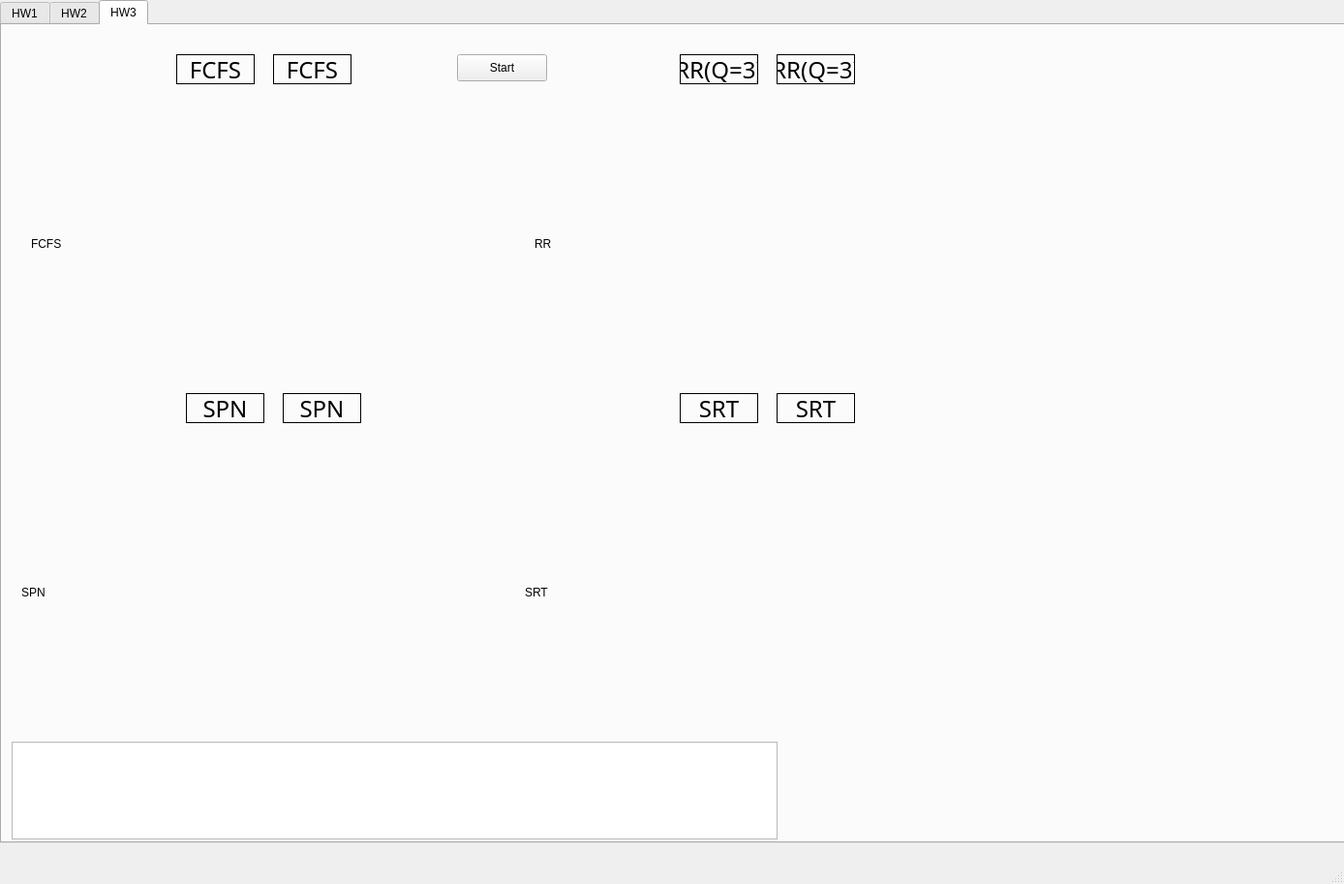
<?xml version="1.0" encoding="UTF-8"?>
<ui version="4.0">
 <class>MainWindow</class>
 <widget class="QMainWindow" name="MainWindow">
  <property name="geometry">
   <rect>
    <x>0</x>
    <y>0</y>
    <width>1388</width>
    <height>913</height>
   </rect>
  </property>
  <property name="windowTitle">
   <string>MainWindow</string>
  </property>
  <widget class="QWidget" name="centralwidget">
   <widget class="QTabWidget" name="tabWidget">
    <property name="geometry">
     <rect>
      <x>0</x>
      <y>0</y>
      <width>1481</width>
      <height>871</height>
     </rect>
    </property>
    <property name="currentIndex">
     <number>2</number>
    </property>
    <widget class="QWidget" name="tab">
     <attribute name="title">
      <string>HW1</string>
     </attribute>
     <widget class="QLabel" name="label_PCB_Table">
      <property name="enabled">
       <bool>true</bool>
      </property>
      <property name="geometry">
       <rect>
        <x>20</x>
        <y>140</y>
        <width>701</width>
        <height>501</height>
       </rect>
      </property>
      <property name="text">
       <string>PCB_Table</string>
      </property>
     </widget>
     <widget class="QLabel" name="label_SJF_Gantt">
      <property name="geometry">
       <rect>
        <x>730</x>
        <y>140</y>
        <width>631</width>
        <height>501</height>
       </rect>
      </property>
      <property name="text">
       <string>SJF_Gantt</string>
      </property>
     </widget>
     <widget class="QTextEdit" name="textEdit">
      <property name="geometry">
       <rect>
        <x>10</x>
        <y>740</y>
        <width>791</width>
        <height>101</height>
       </rect>
      </property>
     </widget>
     <widget class="QWidget" name="layoutWidget">
      <property name="geometry">
       <rect>
        <x>220</x>
        <y>20</y>
        <width>407</width>
        <height>30</height>
       </rect>
      </property>
      <layout class="QHBoxLayout" name="horizontalLayout_2">
       <item>
        <widget class="QPushButton" name="Button_collect_thread_info">
         <property name="text">
          <string>獲取排程資訊</string>
         </property>
        </widget>
       </item>
       <item>
        <widget class="QPushButton" name="Button_download_csv">
         <property name="text">
          <string>下載資訊</string>
         </property>
        </widget>
       </item>
       <item>
        <widget class="QPushButton" name="Button_generate_sjf_and_pcb">
         <property name="text">
          <string>生成圖表</string>
         </property>
        </widget>
       </item>
       <item>
        <widget class="QPushButton" name="Button_test_value">
         <property name="text">
          <string>使用模擬資料</string>
         </property>
        </widget>
       </item>
      </layout>
     </widget>
    </widget>
    <widget class="QWidget" name="tab_2">
     <attribute name="title">
      <string>HW2</string>
     </attribute>
     <widget class="QTextEdit" name="textEdit_2">
      <property name="geometry">
       <rect>
        <x>10</x>
        <y>740</y>
        <width>791</width>
        <height>101</height>
       </rect>
      </property>
     </widget>
     <widget class="QLabel" name="label_New">
      <property name="geometry">
       <rect>
        <x>380</x>
        <y>110</y>
        <width>81</width>
        <height>31</height>
       </rect>
      </property>
      <property name="font">
       <font>
        <family>Agency FB</family>
        <pointsize>18</pointsize>
       </font>
      </property>
      <property name="autoFillBackground">
       <bool>false</bool>
      </property>
      <property name="styleSheet">
       <string notr="true">QLabel {
    border: 1px solid black;
}
</string>
      </property>
      <property name="lineWidth">
       <number>1</number>
      </property>
      <property name="midLineWidth">
       <number>0</number>
      </property>
      <property name="text">
       <string>新建</string>
      </property>
      <property name="alignment">
       <set>Qt::AlignCenter</set>
      </property>
      <property name="wordWrap">
       <bool>false</bool>
      </property>
      <property name="margin">
       <number>0</number>
      </property>
      <property name="indent">
       <number>1</number>
      </property>
     </widget>
     <widget class="QLabel" name="label_Ready_Suspended">
      <property name="geometry">
       <rect>
        <x>230</x>
        <y>230</y>
        <width>121</width>
        <height>31</height>
       </rect>
      </property>
      <property name="font">
       <font>
        <family>Agency FB</family>
        <pointsize>12</pointsize>
       </font>
      </property>
      <property name="autoFillBackground">
       <bool>false</bool>
      </property>
      <property name="styleSheet">
       <string notr="true">QLabel {
    border: 1px solid black;
}
</string>
      </property>
      <property name="lineWidth">
       <number>1</number>
      </property>
      <property name="midLineWidth">
       <number>0</number>
      </property>
      <property name="text">
       <string>備妥/暫停</string>
      </property>
      <property name="alignment">
       <set>Qt::AlignCenter</set>
      </property>
      <property name="wordWrap">
       <bool>false</bool>
      </property>
      <property name="margin">
       <number>0</number>
      </property>
      <property name="indent">
       <number>1</number>
      </property>
     </widget>
     <widget class="QLabel" name="label_Ready">
      <property name="geometry">
       <rect>
        <x>510</x>
        <y>230</y>
        <width>81</width>
        <height>31</height>
       </rect>
      </property>
      <property name="font">
       <font>
        <family>Agency FB</family>
        <pointsize>18</pointsize>
       </font>
      </property>
      <property name="autoFillBackground">
       <bool>false</bool>
      </property>
      <property name="styleSheet">
       <string notr="true">QLabel {
    border: 1px solid black;
}
</string>
      </property>
      <property name="lineWidth">
       <number>1</number>
      </property>
      <property name="midLineWidth">
       <number>0</number>
      </property>
      <property name="text">
       <string>備妥</string>
      </property>
      <property name="alignment">
       <set>Qt::AlignCenter</set>
      </property>
      <property name="wordWrap">
       <bool>false</bool>
      </property>
      <property name="margin">
       <number>0</number>
      </property>
      <property name="indent">
       <number>1</number>
      </property>
     </widget>
     <widget class="QLabel" name="label_Waiting_Suspended">
      <property name="geometry">
       <rect>
        <x>250</x>
        <y>430</y>
        <width>81</width>
        <height>31</height>
       </rect>
      </property>
      <property name="font">
       <font>
        <family>Agency FB</family>
        <pointsize>12</pointsize>
       </font>
      </property>
      <property name="autoFillBackground">
       <bool>false</bool>
      </property>
      <property name="styleSheet">
       <string notr="true">QLabel {
    border: 1px solid black;
}
</string>
      </property>
      <property name="lineWidth">
       <number>1</number>
      </property>
      <property name="midLineWidth">
       <number>0</number>
      </property>
      <property name="text">
       <string>懸置/暫停</string>
      </property>
      <property name="alignment">
       <set>Qt::AlignCenter</set>
      </property>
      <property name="wordWrap">
       <bool>false</bool>
      </property>
      <property name="margin">
       <number>0</number>
      </property>
      <property name="indent">
       <number>1</number>
      </property>
     </widget>
     <widget class="QLabel" name="label_Waiting">
      <property name="geometry">
       <rect>
        <x>510</x>
        <y>430</y>
        <width>81</width>
        <height>31</height>
       </rect>
      </property>
      <property name="font">
       <font>
        <family>Agency FB</family>
        <pointsize>18</pointsize>
       </font>
      </property>
      <property name="autoFillBackground">
       <bool>false</bool>
      </property>
      <property name="styleSheet">
       <string notr="true">QLabel {
    border: 1px solid black;
}
</string>
      </property>
      <property name="lineWidth">
       <number>1</number>
      </property>
      <property name="midLineWidth">
       <number>0</number>
      </property>
      <property name="text">
       <string>懸置</string>
      </property>
      <property name="alignment">
       <set>Qt::AlignCenter</set>
      </property>
      <property name="wordWrap">
       <bool>false</bool>
      </property>
      <property name="margin">
       <number>0</number>
      </property>
      <property name="indent">
       <number>1</number>
      </property>
     </widget>
     <widget class="QLabel" name="label_Running">
      <property name="geometry">
       <rect>
        <x>750</x>
        <y>230</y>
        <width>81</width>
        <height>31</height>
       </rect>
      </property>
      <property name="font">
       <font>
        <family>Agency FB</family>
        <pointsize>18</pointsize>
       </font>
      </property>
      <property name="autoFillBackground">
       <bool>false</bool>
      </property>
      <property name="styleSheet">
       <string notr="true">QLabel {
    border: 1px solid black;
}
</string>
      </property>
      <property name="lineWidth">
       <number>1</number>
      </property>
      <property name="midLineWidth">
       <number>0</number>
      </property>
      <property name="text">
       <string>執行中</string>
      </property>
      <property name="alignment">
       <set>Qt::AlignCenter</set>
      </property>
      <property name="wordWrap">
       <bool>false</bool>
      </property>
      <property name="margin">
       <number>0</number>
      </property>
      <property name="indent">
       <number>1</number>
      </property>
     </widget>
     <widget class="QLabel" name="label_Completed">
      <property name="geometry">
       <rect>
        <x>900</x>
        <y>230</y>
        <width>171</width>
        <height>31</height>
       </rect>
      </property>
      <property name="font">
       <font>
        <family>Agency FB</family>
        <pointsize>18</pointsize>
       </font>
      </property>
      <property name="autoFillBackground">
       <bool>false</bool>
      </property>
      <property name="styleSheet">
       <string notr="true">QLabel {
    border: 1px solid black;
}
</string>
      </property>
      <property name="lineWidth">
       <number>1</number>
      </property>
      <property name="midLineWidth">
       <number>0</number>
      </property>
      <property name="text">
       <string>離開</string>
      </property>
      <property name="alignment">
       <set>Qt::AlignCenter</set>
      </property>
      <property name="wordWrap">
       <bool>false</bool>
      </property>
      <property name="margin">
       <number>0</number>
      </property>
      <property name="indent">
       <number>1</number>
      </property>
     </widget>
     <widget class="QPushButton" name="Button_Start">
      <property name="geometry">
       <rect>
        <x>40</x>
        <y>50</y>
        <width>75</width>
        <height>23</height>
       </rect>
      </property>
      <property name="text">
       <string>Start</string>
      </property>
     </widget>
     <widget class="QLabel" name="label_New_2">
      <property name="geometry">
       <rect>
        <x>380</x>
        <y>70</y>
        <width>81</width>
        <height>31</height>
       </rect>
      </property>
      <property name="font">
       <font>
        <family>Agency FB</family>
        <pointsize>18</pointsize>
       </font>
      </property>
      <property name="autoFillBackground">
       <bool>false</bool>
      </property>
      <property name="styleSheet">
       <string notr="true">QLabel {
    border: 1px solid black;
}
</string>
      </property>
      <property name="lineWidth">
       <number>1</number>
      </property>
      <property name="midLineWidth">
       <number>0</number>
      </property>
      <property name="text">
       <string>新建</string>
      </property>
      <property name="alignment">
       <set>Qt::AlignCenter</set>
      </property>
      <property name="wordWrap">
       <bool>false</bool>
      </property>
      <property name="margin">
       <number>0</number>
      </property>
      <property name="indent">
       <number>1</number>
      </property>
     </widget>
     <widget class="QLabel" name="label_Ready_Suspended_2">
      <property name="geometry">
       <rect>
        <x>250</x>
        <y>190</y>
        <width>81</width>
        <height>31</height>
       </rect>
      </property>
      <property name="font">
       <font>
        <family>Agency FB</family>
        <pointsize>12</pointsize>
       </font>
      </property>
      <property name="autoFillBackground">
       <bool>false</bool>
      </property>
      <property name="styleSheet">
       <string notr="true">QLabel {
    border: 1px solid black;
}
</string>
      </property>
      <property name="lineWidth">
       <number>1</number>
      </property>
      <property name="midLineWidth">
       <number>0</number>
      </property>
      <property name="text">
       <string>備妥/暫停</string>
      </property>
      <property name="alignment">
       <set>Qt::AlignCenter</set>
      </property>
      <property name="wordWrap">
       <bool>false</bool>
      </property>
      <property name="margin">
       <number>0</number>
      </property>
      <property name="indent">
       <number>1</number>
      </property>
     </widget>
     <widget class="QLabel" name="label_Ready_2">
      <property name="geometry">
       <rect>
        <x>510</x>
        <y>190</y>
        <width>81</width>
        <height>31</height>
       </rect>
      </property>
      <property name="font">
       <font>
        <family>Agency FB</family>
        <pointsize>18</pointsize>
       </font>
      </property>
      <property name="autoFillBackground">
       <bool>false</bool>
      </property>
      <property name="styleSheet">
       <string notr="true">QLabel {
    border: 1px solid black;
}
</string>
      </property>
      <property name="lineWidth">
       <number>1</number>
      </property>
      <property name="midLineWidth">
       <number>0</number>
      </property>
      <property name="text">
       <string>備妥</string>
      </property>
      <property name="alignment">
       <set>Qt::AlignCenter</set>
      </property>
      <property name="wordWrap">
       <bool>false</bool>
      </property>
      <property name="margin">
       <number>0</number>
      </property>
      <property name="indent">
       <number>1</number>
      </property>
     </widget>
     <widget class="QLabel" name="label_Running_2">
      <property name="geometry">
       <rect>
        <x>750</x>
        <y>190</y>
        <width>81</width>
        <height>31</height>
       </rect>
      </property>
      <property name="font">
       <font>
        <family>Agency FB</family>
        <pointsize>18</pointsize>
       </font>
      </property>
      <property name="autoFillBackground">
       <bool>false</bool>
      </property>
      <property name="styleSheet">
       <string notr="true">QLabel {
    border: 1px solid black;
}
</string>
      </property>
      <property name="lineWidth">
       <number>1</number>
      </property>
      <property name="midLineWidth">
       <number>0</number>
      </property>
      <property name="text">
       <string>執行中</string>
      </property>
      <property name="alignment">
       <set>Qt::AlignCenter</set>
      </property>
      <property name="wordWrap">
       <bool>false</bool>
      </property>
      <property name="margin">
       <number>0</number>
      </property>
      <property name="indent">
       <number>1</number>
      </property>
     </widget>
     <widget class="QLabel" name="label_Completed_2">
      <property name="geometry">
       <rect>
        <x>940</x>
        <y>190</y>
        <width>81</width>
        <height>31</height>
       </rect>
      </property>
      <property name="font">
       <font>
        <family>Agency FB</family>
        <pointsize>18</pointsize>
       </font>
      </property>
      <property name="autoFillBackground">
       <bool>false</bool>
      </property>
      <property name="styleSheet">
       <string notr="true">QLabel {
    border: 1px solid black;
}
</string>
      </property>
      <property name="lineWidth">
       <number>1</number>
      </property>
      <property name="midLineWidth">
       <number>0</number>
      </property>
      <property name="text">
       <string>離開</string>
      </property>
      <property name="alignment">
       <set>Qt::AlignCenter</set>
      </property>
      <property name="wordWrap">
       <bool>false</bool>
      </property>
      <property name="margin">
       <number>0</number>
      </property>
      <property name="indent">
       <number>1</number>
      </property>
     </widget>
     <widget class="QLabel" name="label_Waiting_Suspended_2">
      <property name="geometry">
       <rect>
        <x>250</x>
        <y>390</y>
        <width>81</width>
        <height>31</height>
       </rect>
      </property>
      <property name="font">
       <font>
        <family>Agency FB</family>
        <pointsize>12</pointsize>
       </font>
      </property>
      <property name="autoFillBackground">
       <bool>false</bool>
      </property>
      <property name="styleSheet">
       <string notr="true">QLabel {
    border: 1px solid black;
}
</string>
      </property>
      <property name="lineWidth">
       <number>1</number>
      </property>
      <property name="midLineWidth">
       <number>0</number>
      </property>
      <property name="text">
       <string>懸置/暫停</string>
      </property>
      <property name="alignment">
       <set>Qt::AlignCenter</set>
      </property>
      <property name="wordWrap">
       <bool>false</bool>
      </property>
      <property name="margin">
       <number>0</number>
      </property>
      <property name="indent">
       <number>1</number>
      </property>
     </widget>
     <widget class="QLabel" name="label_Waiting_2">
      <property name="geometry">
       <rect>
        <x>510</x>
        <y>390</y>
        <width>81</width>
        <height>31</height>
       </rect>
      </property>
      <property name="font">
       <font>
        <family>Agency FB</family>
        <pointsize>18</pointsize>
       </font>
      </property>
      <property name="autoFillBackground">
       <bool>false</bool>
      </property>
      <property name="styleSheet">
       <string notr="true">QLabel {
    border: 1px solid black;
}
</string>
      </property>
      <property name="lineWidth">
       <number>1</number>
      </property>
      <property name="midLineWidth">
       <number>0</number>
      </property>
      <property name="text">
       <string>懸置</string>
      </property>
      <property name="alignment">
       <set>Qt::AlignCenter</set>
      </property>
      <property name="wordWrap">
       <bool>false</bool>
      </property>
      <property name="margin">
       <number>0</number>
      </property>
      <property name="indent">
       <number>1</number>
      </property>
     </widget>
     <widget class="QLabel" name="label_Time_2">
      <property name="geometry">
       <rect>
        <x>200</x>
        <y>60</y>
        <width>81</width>
        <height>31</height>
       </rect>
      </property>
      <property name="font">
       <font>
        <family>Agency FB</family>
        <pointsize>18</pointsize>
       </font>
      </property>
      <property name="autoFillBackground">
       <bool>false</bool>
      </property>
      <property name="styleSheet">
       <string notr="true">QLabel {
    border: 1px solid black;
}
</string>
      </property>
      <property name="lineWidth">
       <number>1</number>
      </property>
      <property name="midLineWidth">
       <number>0</number>
      </property>
      <property name="text">
       <string>Time</string>
      </property>
      <property name="alignment">
       <set>Qt::AlignCenter</set>
      </property>
      <property name="wordWrap">
       <bool>false</bool>
      </property>
      <property name="margin">
       <number>0</number>
      </property>
      <property name="indent">
       <number>1</number>
      </property>
     </widget>
     <widget class="QLabel" name="label_Time">
      <property name="geometry">
       <rect>
        <x>200</x>
        <y>100</y>
        <width>81</width>
        <height>31</height>
       </rect>
      </property>
      <property name="font">
       <font>
        <family>Agency FB</family>
        <pointsize>18</pointsize>
       </font>
      </property>
      <property name="autoFillBackground">
       <bool>false</bool>
      </property>
      <property name="styleSheet">
       <string notr="true">QLabel {
    border: 1px solid black;
}
</string>
      </property>
      <property name="lineWidth">
       <number>1</number>
      </property>
      <property name="midLineWidth">
       <number>0</number>
      </property>
      <property name="text">
       <string>Time</string>
      </property>
      <property name="alignment">
       <set>Qt::AlignCenter</set>
      </property>
      <property name="wordWrap">
       <bool>false</bool>
      </property>
      <property name="margin">
       <number>0</number>
      </property>
      <property name="indent">
       <number>1</number>
      </property>
     </widget>
    </widget>
    <widget class="QWidget" name="tab_3">
     <attribute name="title">
      <string>HW3</string>
     </attribute>
     <widget class="QTextEdit" name="textEdit_3">
      <property name="geometry">
       <rect>
        <x>10</x>
        <y>740</y>
        <width>791</width>
        <height>101</height>
       </rect>
      </property>
     </widget>
     <widget class="QLabel" name="label_FCFS2">
      <property name="geometry">
       <rect>
        <x>180</x>
        <y>30</y>
        <width>81</width>
        <height>31</height>
       </rect>
      </property>
      <property name="font">
       <font>
        <family>Agency FB</family>
        <pointsize>18</pointsize>
       </font>
      </property>
      <property name="autoFillBackground">
       <bool>false</bool>
      </property>
      <property name="styleSheet">
       <string notr="true">QLabel {
    border: 1px solid black;
}
</string>
      </property>
      <property name="lineWidth">
       <number>1</number>
      </property>
      <property name="midLineWidth">
       <number>0</number>
      </property>
      <property name="text">
       <string>FCFS</string>
      </property>
      <property name="alignment">
       <set>Qt::AlignCenter</set>
      </property>
      <property name="wordWrap">
       <bool>false</bool>
      </property>
      <property name="margin">
       <number>0</number>
      </property>
      <property name="indent">
       <number>1</number>
      </property>
     </widget>
     <widget class="QLabel" name="label_FCFS">
      <property name="geometry">
       <rect>
        <x>280</x>
        <y>30</y>
        <width>81</width>
        <height>31</height>
       </rect>
      </property>
      <property name="font">
       <font>
        <family>Agency FB</family>
        <pointsize>18</pointsize>
       </font>
      </property>
      <property name="autoFillBackground">
       <bool>false</bool>
      </property>
      <property name="styleSheet">
       <string notr="true">QLabel {
    border: 1px solid black;
}
</string>
      </property>
      <property name="lineWidth">
       <number>1</number>
      </property>
      <property name="midLineWidth">
       <number>0</number>
      </property>
      <property name="text">
       <string>FCFS</string>
      </property>
      <property name="alignment">
       <set>Qt::AlignCenter</set>
      </property>
      <property name="wordWrap">
       <bool>false</bool>
      </property>
      <property name="margin">
       <number>0</number>
      </property>
      <property name="indent">
       <number>1</number>
      </property>
     </widget>
     <widget class="QLabel" name="label_RR">
      <property name="geometry">
       <rect>
        <x>800</x>
        <y>30</y>
        <width>81</width>
        <height>31</height>
       </rect>
      </property>
      <property name="font">
       <font>
        <family>Agency FB</family>
        <pointsize>18</pointsize>
       </font>
      </property>
      <property name="autoFillBackground">
       <bool>false</bool>
      </property>
      <property name="styleSheet">
       <string notr="true">QLabel {
    border: 1px solid black;
}
</string>
      </property>
      <property name="lineWidth">
       <number>1</number>
      </property>
      <property name="midLineWidth">
       <number>0</number>
      </property>
      <property name="text">
       <string>RR(Q=3)</string>
      </property>
      <property name="alignment">
       <set>Qt::AlignCenter</set>
      </property>
      <property name="wordWrap">
       <bool>false</bool>
      </property>
      <property name="margin">
       <number>0</number>
      </property>
      <property name="indent">
       <number>1</number>
      </property>
     </widget>
     <widget class="QLabel" name="label_RR2">
      <property name="geometry">
       <rect>
        <x>700</x>
        <y>30</y>
        <width>81</width>
        <height>31</height>
       </rect>
      </property>
      <property name="font">
       <font>
        <family>Agency FB</family>
        <pointsize>18</pointsize>
       </font>
      </property>
      <property name="autoFillBackground">
       <bool>false</bool>
      </property>
      <property name="styleSheet">
       <string notr="true">QLabel {
    border: 1px solid black;
}
</string>
      </property>
      <property name="lineWidth">
       <number>1</number>
      </property>
      <property name="midLineWidth">
       <number>0</number>
      </property>
      <property name="text">
       <string>RR(Q=3)</string>
      </property>
      <property name="alignment">
       <set>Qt::AlignCenter</set>
      </property>
      <property name="wordWrap">
       <bool>false</bool>
      </property>
      <property name="margin">
       <number>0</number>
      </property>
      <property name="indent">
       <number>1</number>
      </property>
     </widget>
     <widget class="QLabel" name="label_SPN2">
      <property name="geometry">
       <rect>
        <x>190</x>
        <y>380</y>
        <width>81</width>
        <height>31</height>
       </rect>
      </property>
      <property name="font">
       <font>
        <family>Agency FB</family>
        <pointsize>18</pointsize>
       </font>
      </property>
      <property name="autoFillBackground">
       <bool>false</bool>
      </property>
      <property name="styleSheet">
       <string notr="true">QLabel {
    border: 1px solid black;
}
</string>
      </property>
      <property name="lineWidth">
       <number>1</number>
      </property>
      <property name="midLineWidth">
       <number>0</number>
      </property>
      <property name="text">
       <string>SPN</string>
      </property>
      <property name="alignment">
       <set>Qt::AlignCenter</set>
      </property>
      <property name="wordWrap">
       <bool>false</bool>
      </property>
      <property name="margin">
       <number>0</number>
      </property>
      <property name="indent">
       <number>1</number>
      </property>
     </widget>
     <widget class="QLabel" name="label_SPN">
      <property name="geometry">
       <rect>
        <x>290</x>
        <y>380</y>
        <width>81</width>
        <height>31</height>
       </rect>
      </property>
      <property name="font">
       <font>
        <family>Agency FB</family>
        <pointsize>18</pointsize>
       </font>
      </property>
      <property name="autoFillBackground">
       <bool>false</bool>
      </property>
      <property name="styleSheet">
       <string notr="true">QLabel {
    border: 1px solid black;
}
</string>
      </property>
      <property name="lineWidth">
       <number>1</number>
      </property>
      <property name="midLineWidth">
       <number>0</number>
      </property>
      <property name="text">
       <string>SPN</string>
      </property>
      <property name="alignment">
       <set>Qt::AlignCenter</set>
      </property>
      <property name="wordWrap">
       <bool>false</bool>
      </property>
      <property name="margin">
       <number>0</number>
      </property>
      <property name="indent">
       <number>1</number>
      </property>
     </widget>
     <widget class="QLabel" name="label_SRT2">
      <property name="geometry">
       <rect>
        <x>700</x>
        <y>380</y>
        <width>81</width>
        <height>31</height>
       </rect>
      </property>
      <property name="font">
       <font>
        <family>Agency FB</family>
        <pointsize>18</pointsize>
       </font>
      </property>
      <property name="autoFillBackground">
       <bool>false</bool>
      </property>
      <property name="styleSheet">
       <string notr="true">QLabel {
    border: 1px solid black;
}
</string>
      </property>
      <property name="lineWidth">
       <number>1</number>
      </property>
      <property name="midLineWidth">
       <number>0</number>
      </property>
      <property name="text">
       <string>SRT</string>
      </property>
      <property name="alignment">
       <set>Qt::AlignCenter</set>
      </property>
      <property name="wordWrap">
       <bool>false</bool>
      </property>
      <property name="margin">
       <number>0</number>
      </property>
      <property name="indent">
       <number>1</number>
      </property>
     </widget>
     <widget class="QLabel" name="label_SRT">
      <property name="geometry">
       <rect>
        <x>800</x>
        <y>380</y>
        <width>81</width>
        <height>31</height>
       </rect>
      </property>
      <property name="font">
       <font>
        <family>Agency FB</family>
        <pointsize>18</pointsize>
       </font>
      </property>
      <property name="autoFillBackground">
       <bool>false</bool>
      </property>
      <property name="styleSheet">
       <string notr="true">QLabel {
    border: 1px solid black;
}
</string>
      </property>
      <property name="lineWidth">
       <number>1</number>
      </property>
      <property name="midLineWidth">
       <number>0</number>
      </property>
      <property name="text">
       <string>SRT</string>
      </property>
      <property name="alignment">
       <set>Qt::AlignCenter</set>
      </property>
      <property name="wordWrap">
       <bool>false</bool>
      </property>
      <property name="margin">
       <number>0</number>
      </property>
      <property name="indent">
       <number>1</number>
      </property>
     </widget>
     <widget class="QLabel" name="label_FCFS_image">
      <property name="enabled">
       <bool>true</bool>
      </property>
      <property name="geometry">
       <rect>
        <x>30</x>
        <y>80</y>
        <width>501</width>
        <height>291</height>
       </rect>
      </property>
      <property name="text">
       <string>FCFS</string>
      </property>
     </widget>
     <widget class="QLabel" name="label_RR_image">
      <property name="enabled">
       <bool>true</bool>
      </property>
      <property name="geometry">
       <rect>
        <x>550</x>
        <y>80</y>
        <width>531</width>
        <height>291</height>
       </rect>
      </property>
      <property name="text">
       <string>RR</string>
      </property>
     </widget>
     <widget class="QLabel" name="label_SPN_image">
      <property name="enabled">
       <bool>true</bool>
      </property>
      <property name="geometry">
       <rect>
        <x>20</x>
        <y>440</y>
        <width>501</width>
        <height>291</height>
       </rect>
      </property>
      <property name="text">
       <string>SPN</string>
      </property>
     </widget>
     <widget class="QLabel" name="label_SRT_image">
      <property name="enabled">
       <bool>true</bool>
      </property>
      <property name="geometry">
       <rect>
        <x>540</x>
        <y>440</y>
        <width>531</width>
        <height>291</height>
       </rect>
      </property>
      <property name="text">
       <string>SRT</string>
      </property>
     </widget>
     <widget class="QPushButton" name="pushButton_HW3">
      <property name="geometry">
       <rect>
        <x>470</x>
        <y>30</y>
        <width>93</width>
        <height>28</height>
       </rect>
      </property>
      <property name="text">
       <string>Start</string>
      </property>
     </widget>
    </widget>
   </widget>
  </widget>
  <widget class="QMenuBar" name="menubar">
   <property name="geometry">
    <rect>
     <x>0</x>
     <y>0</y>
     <width>1388</width>
     <height>25</height>
    </rect>
   </property>
  </widget>
  <widget class="QStatusBar" name="statusbar"/>
 </widget>
 <resources/>
 <connections/>
</ui>
